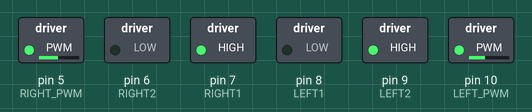
The sketch below on a simulated Arduino Uno, built with avr-gcc and run on an emulated ATmega328P. On the bench: switched loads named in the sketch (green lamp = pin HIGH).

Above: at 0.05 s.
At 2.7 s:
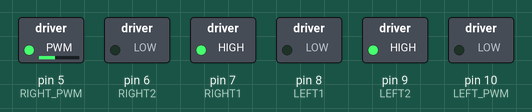
At 5.9 s:
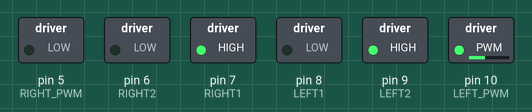
At 12.9 s:
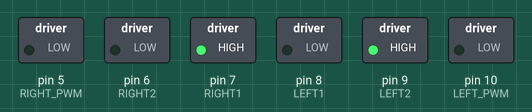
Timing chart, 0 to 14.8 s (numbered marks = the images above):
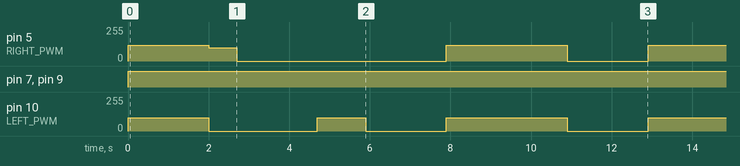

Measured:
- by itself, pin 5 (RIGHT_PWM): repeats every 12.9 s: 100/255 0.70 s, 0/255 5.2 s, 120/255 3.0 s, 0/255 2.0 s, 120/255 2.0 s
- by itself, pin 7 (RIGHT1), pin 9 (LEFT2): LOW → HIGH at 0.00 s
- by itself, pin 10 (LEFT_PWM): repeats every 12.9 s: 0/255 2.7 s, 100/255 1.2 s, 0/255 2.0 s, 100/255 3.0 s, 0/255 2.0 s, 100/255 2.0 s

The sketch:

basic_move.ino
```cpp
//本範例適合初學L298N的人
//在小車裝好後,可用本程式先測試所有線路是否都接正確

const byte LEFT1 = 8; //IN1
const byte LEFT2 = 9; //IN2
const byte LEFT_PWM = 10;
//右馬達控制設定
const byte RIGHT1 = 7; //IN3
const byte RIGHT2 = 6; //IN4
const byte RIGHT_PWM = 5;
//設定PWM輸出值(代表的是車子的速度)
byte rightspeed = 120;
byte leftspeed = 100;
byte motorspeed = 100;

void backward(){
  digitalWrite(LEFT1, HIGH);
  digitalWrite(LEFT2, LOW);
  analogWrite(LEFT_PWM, leftspeed);
  //右輪·因在小車上馬達安装方向左右兩個是相
  digitalWrite(RIGHT1, LOW);
  digitalWrite (RIGHT2, HIGH);
  analogWrite(RIGHT_PWM, rightspeed);
}

void forward(){ //
  digitalWrite(LEFT1, LOW);
  digitalWrite (LEFT2, HIGH);
  analogWrite(LEFT_PWM, leftspeed);
  digitalWrite(RIGHT1, HIGH);
  digitalWrite(RIGHT2, LOW);
  analogWrite(RIGHT_PWM, rightspeed);
}

void turnleft(){//左轉
  //左輪不動,右輪動(速度為0)
  analogWrite(LEFT_PWM, 0);
  digitalWrite(RIGHT1, HIGH);
  digitalWrite (RIGHT2, LOW);
  analogWrite(RIGHT_PWM, motorspeed);
}

void turnright(){//右轉
  //右輪不動,左輪動(速度為0)
  digitalWrite(LEFT1, LOW);
  digitalWrite(LEFT2, HIGH);
  analogWrite(LEFT_PWM, motorspeed);
  analogWrite(RIGHT_PWM, 0);
}

void stopMotor() {
  analogWrite(LEFT_PWM, 0);
  analogWrite(RIGHT_PWM, 0);
}

void setup(){
  //設定每一個PIN的模式
  pinMode(LEFT1, OUTPUT);
  pinMode(LEFT2, OUTPUT);
  pinMode(LEFT_PWM, OUTPUT);
  pinMode(RIGHT1, OUTPUT);
  pinMode(RIGHT2, OUTPUT);
  pinMode(RIGHT_PWM, OUTPUT);
}

void loop() {
  forward();
  delay(2000);
  turnleft();
  delay(700);
  stopMotor();
  delay(2000);
  turnright();
  delay(1200);
  stopMotor();
  delay(2000);
  forward();
  delay(3000);
  stopMotor();
  delay(2000);
}
```
